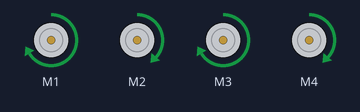
A sketch run on a simulated Arduino Uno, built with avr-gcc and run on an emulated ATmega328P. Parts: 4 × DC motor (green arrow = forward, orange = backward, longer = faster).

Above: at 0.1 s.
Timing chart, 0 to 1.6 s (numbered marks = the images above):
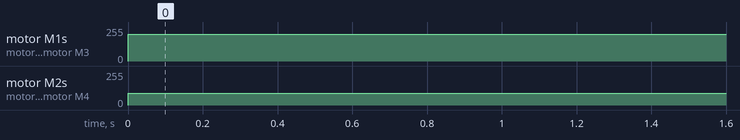

The sketch:

meetupfun.ino
```cpp
#include<AFMotor.h>


AF_DCMotor m1 = AF_DCMotor(1);
AF_DCMotor m2 = AF_DCMotor(2);
AF_DCMotor m3 = AF_DCMotor(3);
AF_DCMotor m4 = AF_DCMotor(4);

void setup()
{
  // turn on motor
  m1.setSpeed(200);
  m2.setSpeed(200);
  m3.setSpeed(200);
  m4.setSpeed(200);

  m1.run(RELEASE);
  m2.run(RELEASE);
  m3.run(RELEASE);
  m4.run(RELEASE);
}

void loop()
{
//  forward();
//  delay(1000);
//
//  backward();
//  delay(1000);

  left();
  delay(1000);

//  right();
//  delay(1000);

}


void forward()
{
  Serial.println("forward");
  m1.run(FORWARD);
  m2.run(FORWARD);
  m3.run(FORWARD);
  m4.run(FORWARD);

  // turn on motor
  m1.setSpeed(200);
  m2.setSpeed(200);
  m3.setSpeed(200);
  m4.setSpeed(200);
}

void backward()
{
  Serial.println("backwards");
  m1.run(BACKWARD);
  m2.run(BACKWARD);
  m3.run(BACKWARD);
  m4.run(BACKWARD);

  // turn on motor
  m1.setSpeed(200);
  m2.setSpeed(200);
  m3.setSpeed(200);
  m4.setSpeed(200);
}

void left()
{
  Serial.println("forward");
  m1.run(FORWARD);
  m2.run(FORWARD);
  m3.run(FORWARD);
  m4.run(FORWARD);

  // turn on motor
  m1.setSpeed(200);
  m2.setSpeed(600);
  m3.setSpeed(200);
  m4.setSpeed(600);
}

void right()
{
  Serial.println("forward");
  m1.run(FORWARD);
  m2.run(FORWARD);
  m3.run(FORWARD);
  m4.run(FORWARD);

  // turn on motor
  m1.setSpeed(600);
  m2.setSpeed(0);
  m3.setSpeed(600);
  m4.setSpeed(0);
}


void stop()
{
  Serial.println("stop");
  m1.run(FORWARD);
  m2.run(FORWARD);
  m3.run(FORWARD);
  m4.run(FORWARD);

  // turn on motor
  m1.setSpeed(0);
  m2.setSpeed(0);
  m3.setSpeed(0);
  m4.setSpeed(0);
}
```

Measured:
- by itself, motor M1, motor M3: stopped → forward 200/255 at 0.00 s
- by itself, motor M2, motor M4: stopped → forward 88/255 at 0.00 s
